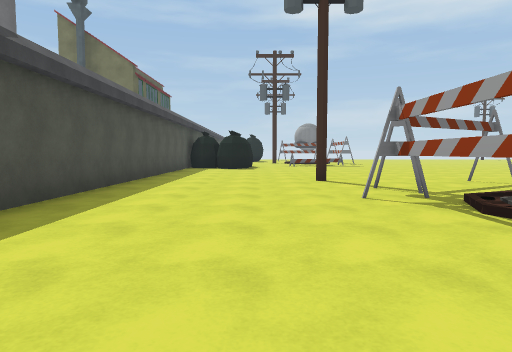
[1] (above)

21 first-person views from a walk through a Unity game level. The camera is 1.2 m above the floor, tilts 4° down and sees 75° across. The floor is counted in squares, 2 m on a side. Each view is taken from the middle of a square. On the plan, view 1 faces up. The plan holds only what a view shows up to about 10 squares ahead; the rest is blank. The place goes on beyond the plan. Some animated figures are left out. Some surface patterns are stand-ins.

[2]
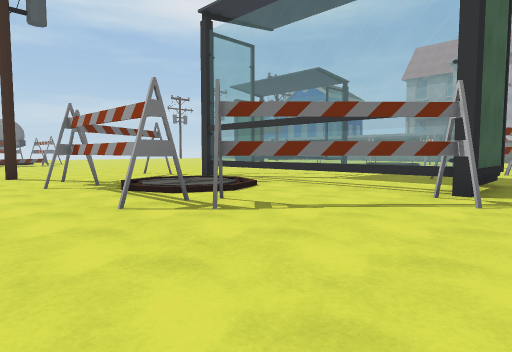

[3]
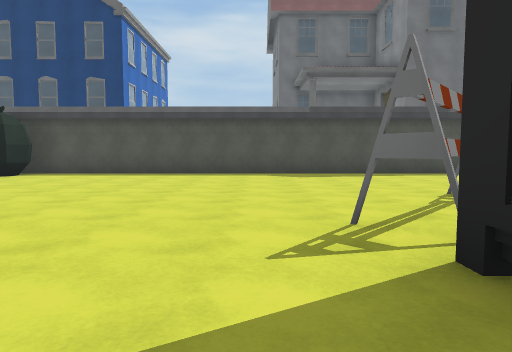

[4]
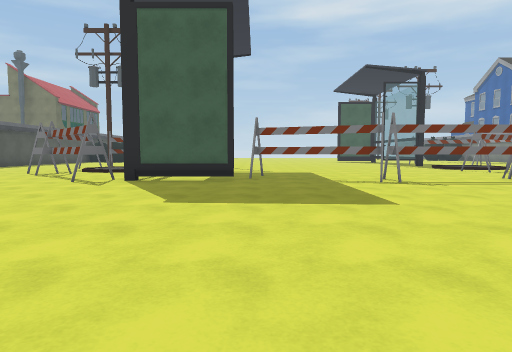

[5]
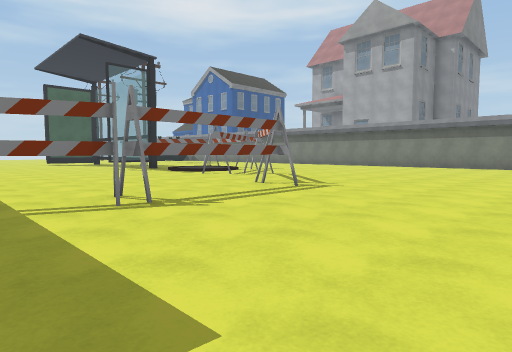

[6]
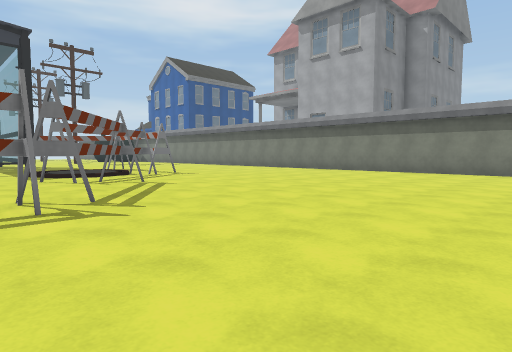

[7]
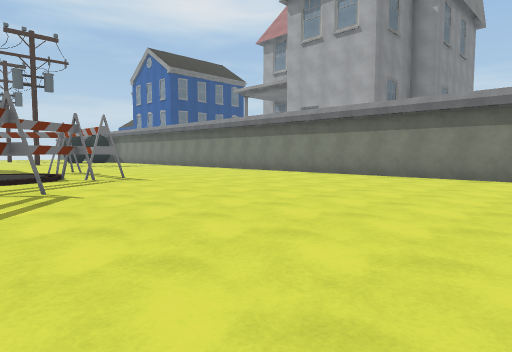

[8]
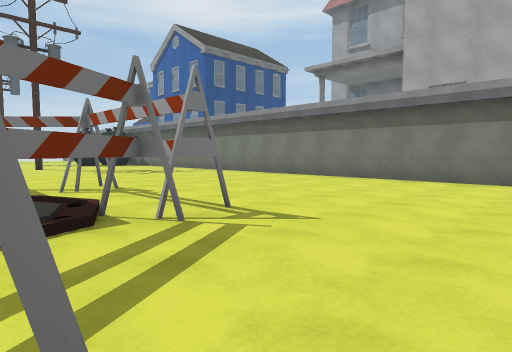

[9]
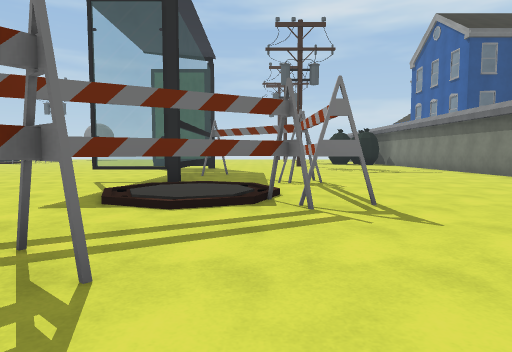

[10]
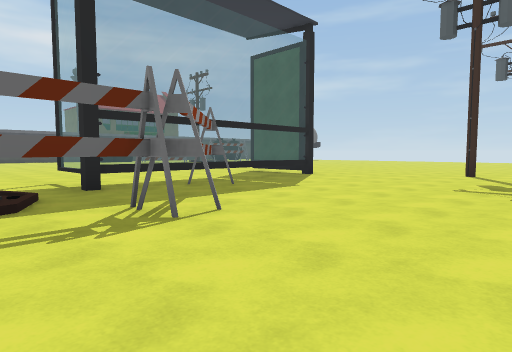

[11]
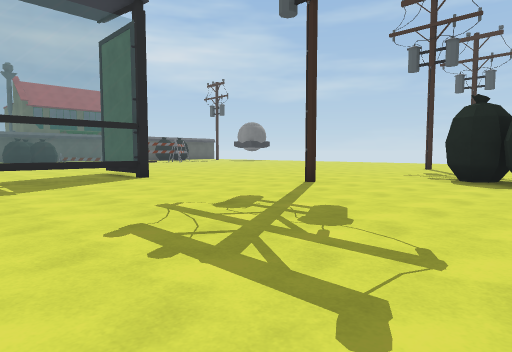

[12]
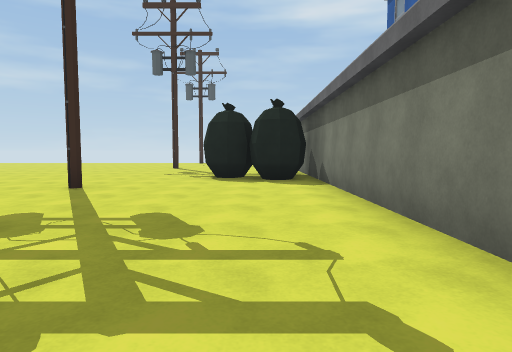

[13]
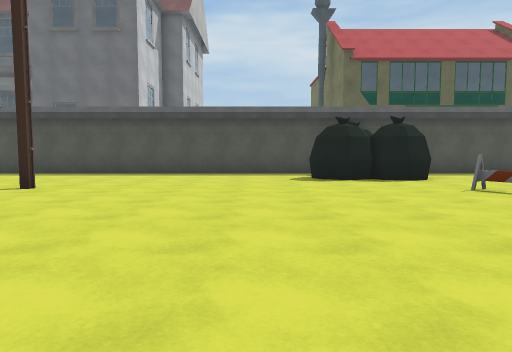

[14]
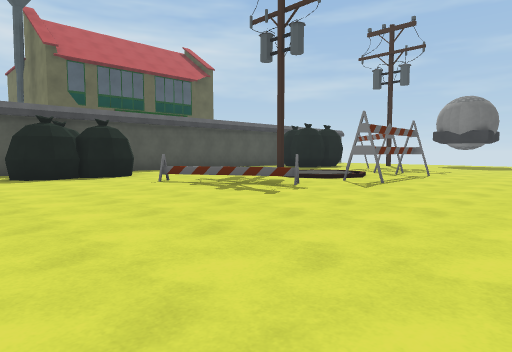

[15]
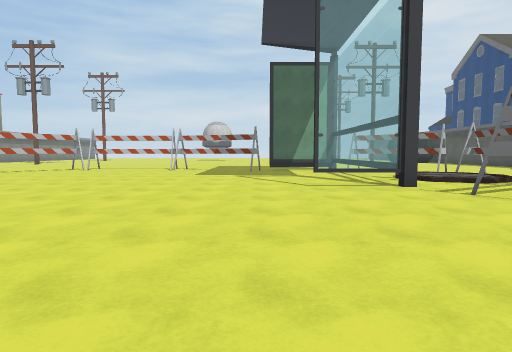

[16]
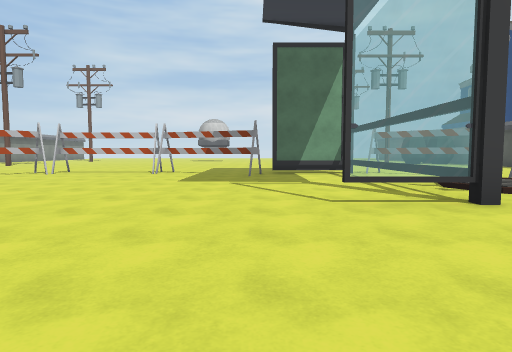

[17]
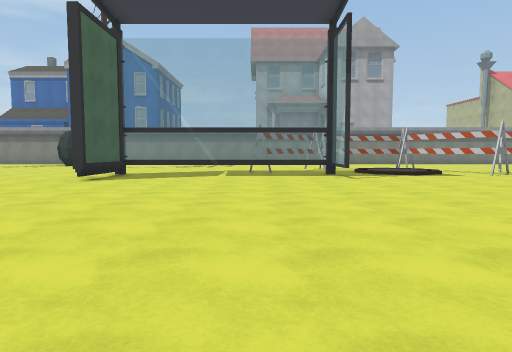

[18]
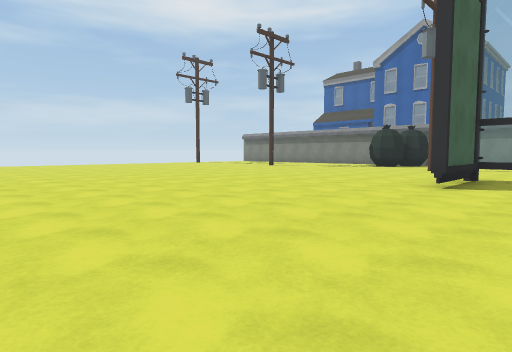

[19]
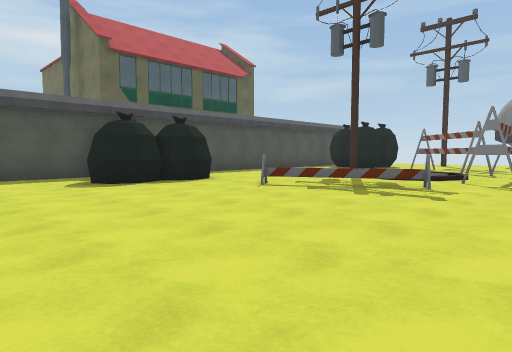

[20]
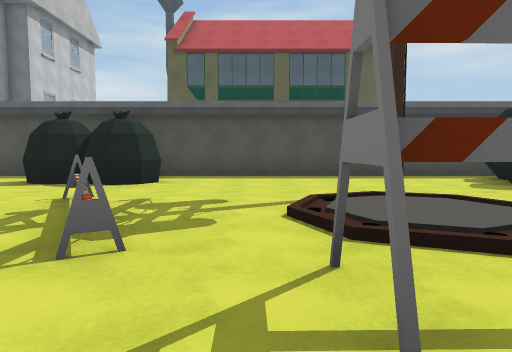

[21]
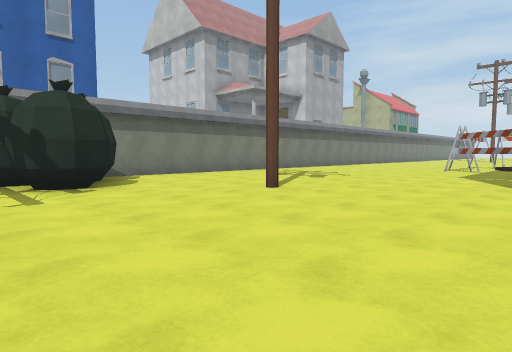

### Floor plan
Key: @ floor where view 1 was taken; # wall or solid block; x gap in a wall; . main floor; : floor 0.25 m higher than the main floor; / step, stairs or slope; = window, fence, low wall or low ledge; O other object.
Columns run from 3 left of view 1 to 24 right of it. Each row starts with its distance up from view 1.
 19 #...#  /O........ ......
 18 #..../:/O...............##O
 17 #.......O...............OOO
 16 #......O..................##
 15 #.O..OO...............#....#
 14 #OOO.......................#
 13 #OO..............##........#
 12 #.................=........#
 11 #.................=........#
 10 #.................=........#
  9 #..................O.......#
  8 #.................=.O......#
  7 #...#...O........==..O.....#
  6 #.....OO#........../.O.....#
  5 #....O..#=......../:/O.....#
  4 #....O..=.........///O.....#
  3 #....O  =..........O.......#
  2 #....O..=.........OO.......#
  1 #.....O.=.........O........#
  0 #..@...O=..OO....O.........#
 -1 #......Ox##..OOOOO.........#
 -2 #..........................#
 -3 #..........................#
 -4 #..........................#
 -5 #....................
 -6 #.....   .....
 -7 #....     ...
 -8 #O.        .

Positions as (right, up) in squares from view 1, and headings:
1: (0, 0), facing up
2: (0, -2), facing up-right
3: (7, -2), facing left
4: (8, -8), facing up
5: (9, -5), facing up-right
6: (13, -5), facing up-right
7: (15, -4), facing up-right
8: (16, 1), facing up-right
9: (17, 0), facing up
10: (21, 5), facing up-left
11: (23, 9), facing up-left
12: (22, 9), facing up
13: (7, 11), facing left
14: (8, 11), facing up-left
15: (8, 11), facing down
16: (8, 9), facing down
17: (6, 9), facing right
18: (7, 11), facing up-right
19: (6, 10), facing up-left
20: (6, 17), facing left
21: (15, 19), facing down-right
